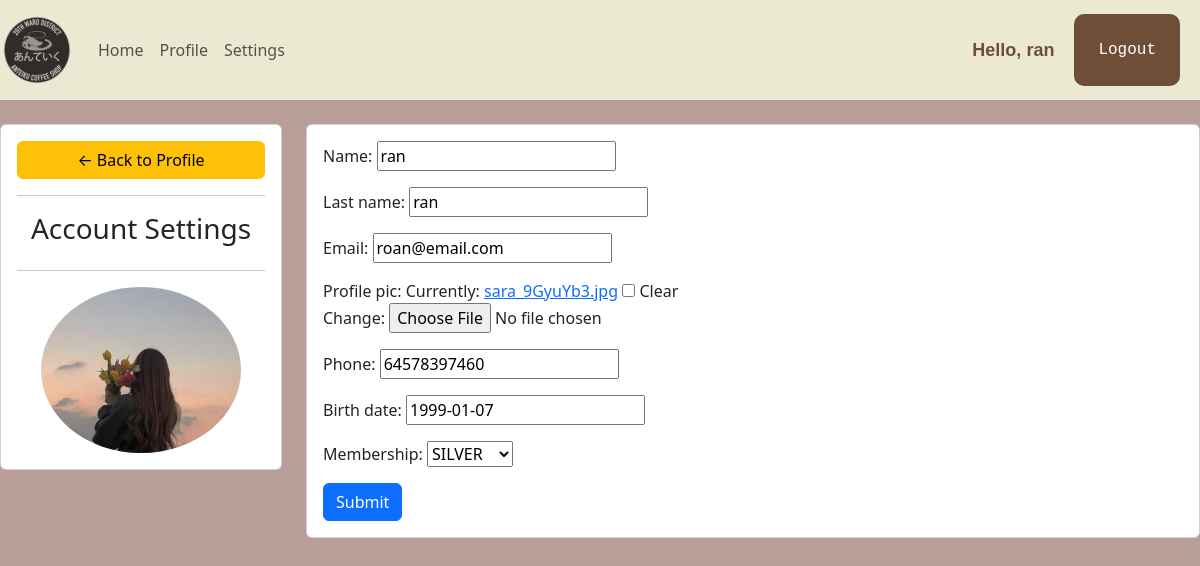
/account/ (signed in), run on the app's committed database.
### shopFront/models.py (models this page shows, shortened)
class Customer(models.Model):
    user = models.OneToOneField(User,null=True,blank=True,on_delete=models.CASCADE)
    name = models.CharField(max_length=255)
    last_name = models.CharField(max_length=255)
    email = models.EmailField(max_length=200, null=True)
    profile_pic = models.FileField(default="profile1.png", null=True, blank=True)
    phone = models.CharField(max_length=255)
    birth_date = models.DateField(null=True)
    membership = models.CharField(max_length=6,choices=MEMPERSHIP_CHOICES,default=MEMBERSHIP_BRONZE)

### shopFront/decorators.py (the view)
		def wrapper_func(request, *args, **kwargs):
			group = None
			if request.user.groups.exists():
				group = request.user.groups.all()[0].name
			if group in allowed_roles:
				return view_func(request, *args, **kwargs)
			else:
				return HttpResponse('You are not authorized to view this page')

### shopFront/forms.py
class CustomerForm(ModelForm):
	class Meta:
		model = Customer
		fields = '__all__'
		exclude = ['user']

### shopFront/views.py (called while the page is built)
@login_required(login_url='login')
@allowed_users(allowed_roles=['customer'])
def accountSettings(request):
    customer = request.user.customer
    form = CustomerForm(instance=customer)
    if request.method == 'POST':
        form = CustomerForm(request.POST, request.FILES,instance=customer)
        if form.is_valid():
            form.save()
    context = {'form':form}
    return render(request,'shopFront/account_settings.html', context)

### shopFront/templates/shopFront/account_settings.html (shortened to what this page needs)
{%  extends 'shopFront/main.html' %}
{% load static %}
{% block content %}
<br>
<div class="row">
	<div class="col-md-3">
		<div class="card card-body">
			<a class="btn btn-warning" href="{% url 'user-Page' %}"> &#8592; Back to Profile</a>
			<hr>
			<h3 style="text-align: center">Account Settings</h3>
			<hr>
            {% if request.user.customer.profile_pic %}
			<img class="profile-pic" src="{{request.user.customer.profile_pic.url}}" >
            {% else %}
            <img class="profile-pic" src="{% static 'images/profile1.png' %}">
            {% endif %}
		</div>
	</div>
	<div class="col-md-9">
		<div class="card card-body">
			<form method="POST" action="" enctype="multipart/form-data">
				{{form.as_p}}
			<input class="btn btn-primary" type="submit" name="Update Information">
			</form>
		</div>
	</div>
</div>
{% endblock %}

### shopFront/templates/shopFront/navbar.html (shortened to what this page needs)
{% load static %}
<nav class="navbar sticky-top navbar-expand-lg navbar-light" style="background-color:#ece9d2">
    <a class="navbar-brand" href="#"><img src="{% static "/images/logo.jpg" %}" alt="coffe mug"></a>
    <div class="collapse navbar-collapse" id="navbarNav">
      <ul class="navbar-nav">
        <li class="nav-item active">
          <a class="nav-link" href="{% url "homePage" %}">Home</a>
        </li>
        {% if request.user.is_staff %}
        <li class="nav-item">
          <a class="nav-link" href="{% url "dashboardPage" %}">Dashboard</a>
        </li>
        <li class="nav-item">
          <a class="nav-link" href="{% url "productsPage" %}">Products</a>
        </li>
        {% else %}
        <li class="nav-item">
          <a class="nav-link" href="{% url "user-Page" %}">Profile</a>
        </li>
        <li class="nav-item">
          <a class="nav-link" href="{% url 'account' %}">Settings</a>
        </li>
        {% endif %}
      </ul>
    </div>
    <span class="hello-msg">Hello, {{request.user}}</span>
    <form action="{% url 'logout' %}">
      <input class="logout-btn" type="submit" value="Logout" />
    </form>
  </nav>

### shopFront/templates/shopFront/main.html (style rules this page uses)
body { background-color : #B89E97; }

### shopFront/templates/shopFront/navbar.html (style rules this page uses)
.hello-msg { font-size:18px; color:#6F4E37; font-weight:bold; font-family: sans-serif; margin-right:20px; }

### shopFront/templates/shopFront/account_settings.html (style rules this page uses)
.profile-pic { max-width: 200px; max-height:200px; margin: 0 auto; border-radius: 50%; }

### data on the page
Customer: name "ran", last_name "ran", email "roan@email.com", phone "64578397460", birth_date "1999-01-07", membership "SILVER"

### other printed values
{{ request.user }} "ran"
